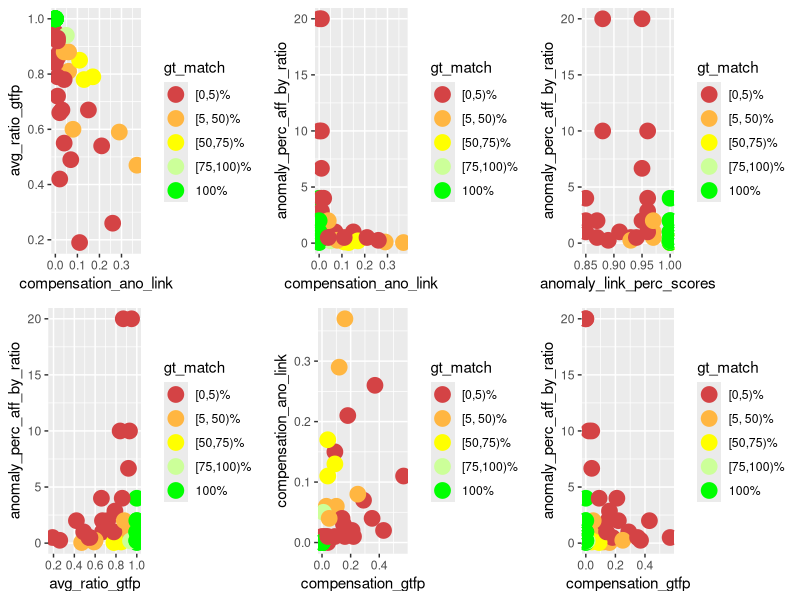
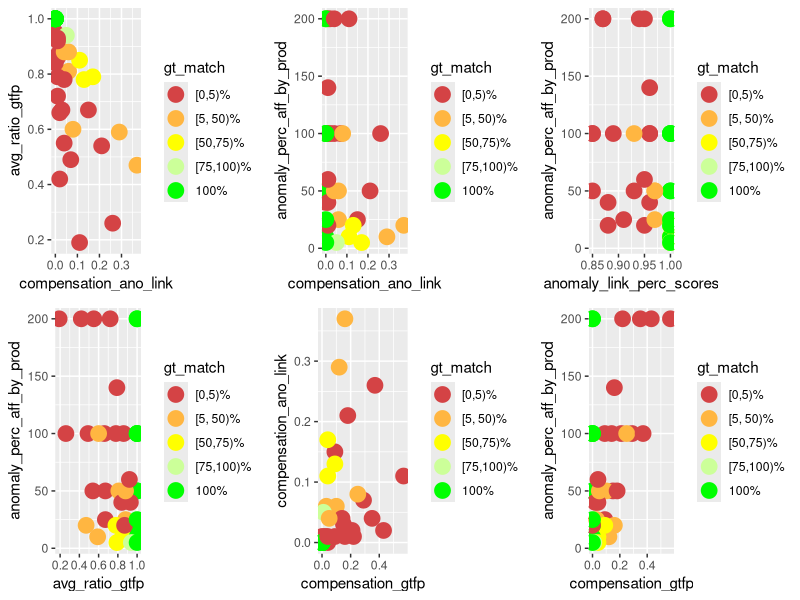
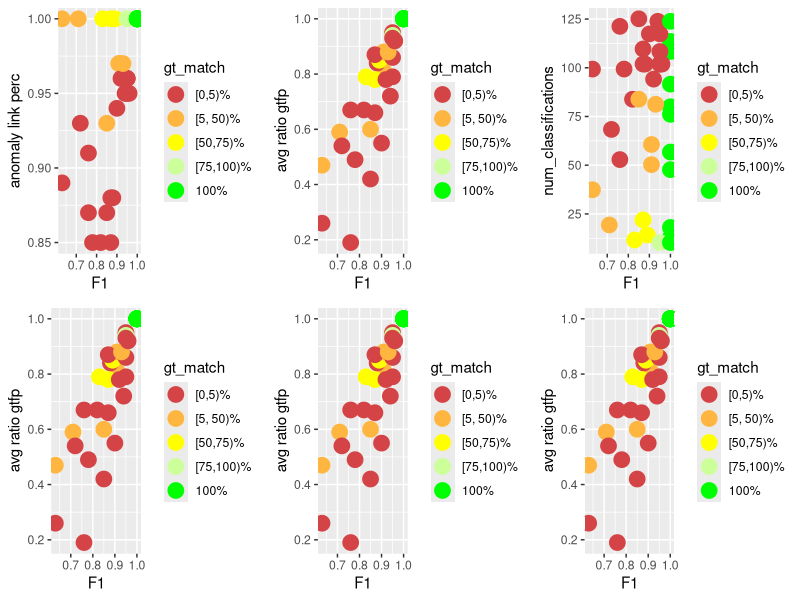
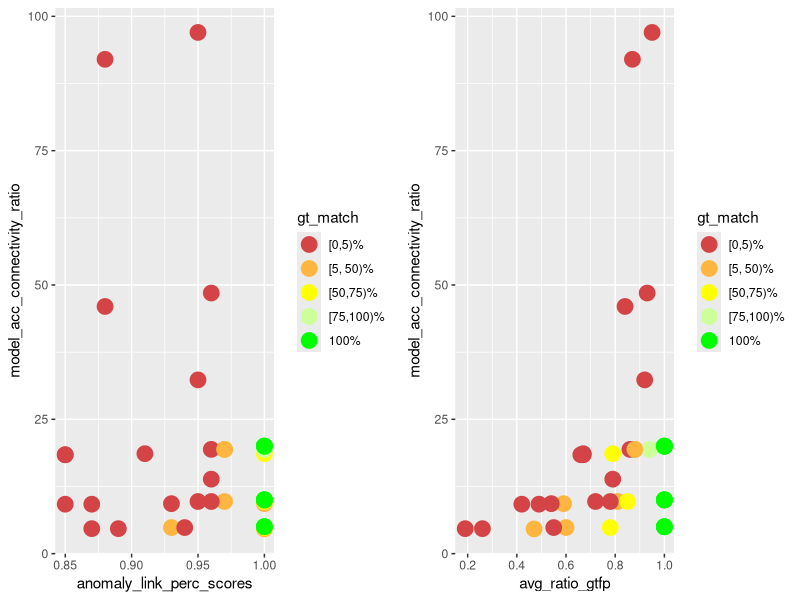
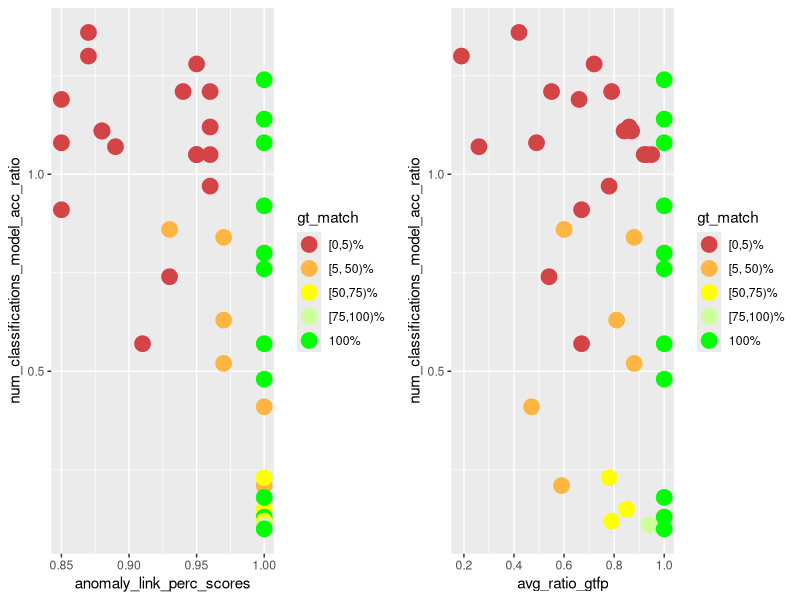
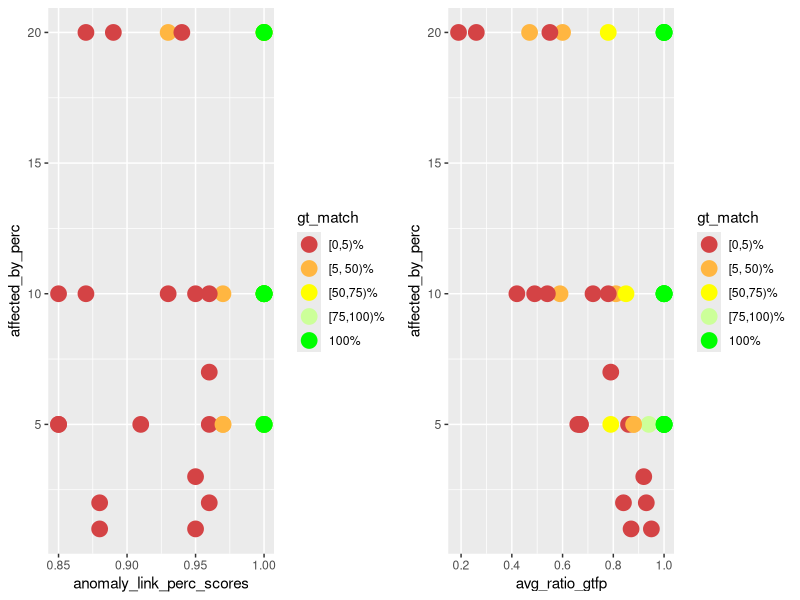
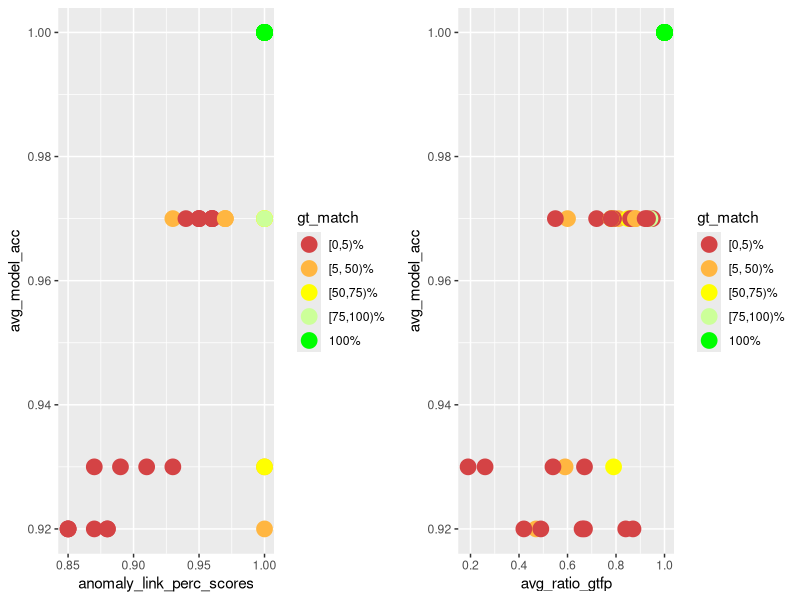
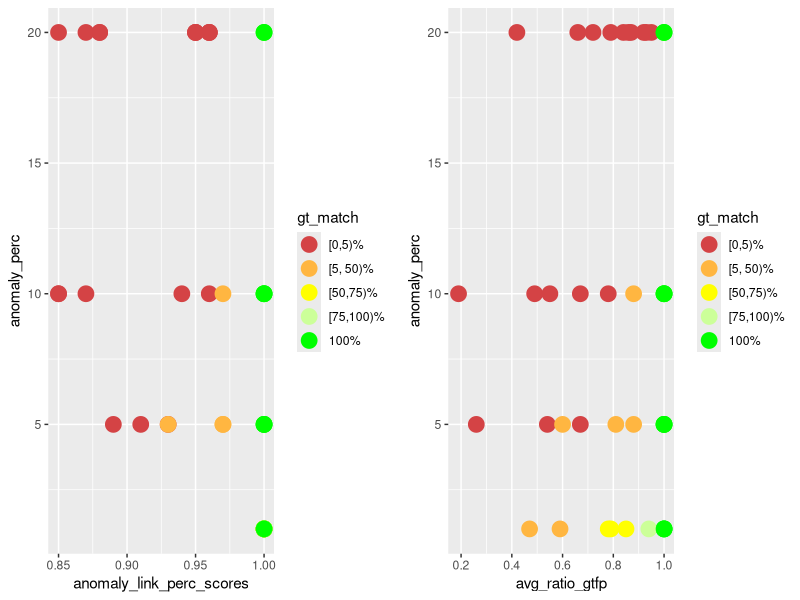

Generate these figures, in order, with R:
library(ggplot2)
library(gridExtra)
library(dplyr)

PT_DEF <- geom_point(size=5)
COLOR_VALS <- c("#d44345", "#ffb641", "#ffff00", "#ccff99", "#00ff00")

gen_multi_plot_six <- function(
        pp1, pp2, pp3, pp4, pp5, pp6,
        y1, y2, y3, y4, y5, y6,
        x1, x2, x3, x4, x5, x6,
        filename
    ) {
    fpp1 <- pp1 + PT_DEF + xlab(x1) + ylab(y1) + scale_color_manual(values = color_mapping)
    fpp2 <- pp2 + PT_DEF + xlab(x2) + ylab(y2) + scale_color_manual(values = color_mapping)
    fpp3 <- pp3 + PT_DEF + xlab(x3) + ylab(y3) + scale_color_manual(values = color_mapping)
    fpp4 <- pp4 + PT_DEF + xlab(x4) + ylab(y4) + scale_color_manual(values = color_mapping)
    fpp5 <- pp5 + PT_DEF + xlab(x5) + ylab(y5) + scale_color_manual(values = color_mapping)
    fpp6 <- pp6 + PT_DEF + xlab(x6) + ylab(y6) + scale_color_manual(values = color_mapping)
    combined_plot <- grid.arrange(fpp1, fpp2, fpp3, fpp4, fpp5, fpp6, ncol = 3)
    ggsave(combined_plot, file = filename, width = 12, height = 6)
}

gen_multi_plot_two <- function(
        pp1, pp2, y1, y2, x1, x2, filename
    ) {
    fpp1 <- pp1 + PT_DEF + xlab(x1) + ylab(y1) + scale_color_manual(values = color_mapping)
    fpp2 <- pp2 + PT_DEF + xlab(x2) + ylab(y2) + scale_color_manual(values = color_mapping)
    combined_plot <- grid.arrange(fpp1, fpp2, ncol = 2)
    ggsave(combined_plot, file = filename, width = 12, height = 6)
}

# actual compensation insights

input <- read.csv(
    file = "meta_analysis.csv", header = TRUE, sep = ",", check.name = FALSE
)

# instead of the percentage value factor(gt_match_perc) for which I'd need 100
# colors, I only want to color / group them into 5 groups
LABELS <- c("[0,5)%", "[5, 50)%", "[50,75)%", "[75,100)%", "100%")
color_mapping <- setNames(COLOR_VALS, LABELS)

input$gt_match <- cut(
    input$gt_match_perc,
    breaks = c(0, 5, 50, 75, 100, Inf),
    labels = LABELS,
    include.lowest = TRUE,
    right = FALSE
)

p1 <- ggplot(
    data = input, aes_string(
        x = "compensation_ano_link",
        y = "avg_ratio_gtfp",
        color = "gt_match",
        group = "gt_match"
    )
)

p2 <- ggplot(
    data = input, aes_string(
        x = "compensation_ano_link",
        y = "anomaly_perc_aff_by_ratio",
        color = "gt_match",
        group = "gt_match"
    )
)

p3 <- ggplot(
    data = input, aes_string(
        x = "anomaly_link_perc_scores",
        y = "anomaly_perc_aff_by_ratio",
        color = "gt_match",
        group = "gt_match"
    )
)

p4 <- ggplot(
    data = input, aes_string(
        x = "avg_ratio_gtfp",
        y = "anomaly_perc_aff_by_ratio",
        color = "gt_match",
        group = "gt_match"
    )
)

p5 <- ggplot(
    data = input, aes_string(
        x = "compensation_gtfp",
        y = "compensation_ano_link",
        color = "gt_match",
        group = "gt_match"
    )
)

p6 <- ggplot(
    data = input, aes_string(
        x = "compensation_gtfp",
        y = "anomaly_perc_aff_by_ratio",
        color = "gt_match",
        group = "gt_match"
    )
)

gen_multi_plot_six(
    p1, p2, p3, p4, p5, p6,
    "avg_ratio_gtfp",
    "anomaly_perc_aff_by_ratio",
    "anomaly_perc_aff_by_ratio",
    "anomaly_perc_aff_by_ratio",
    "compensation_ano_link",
    "anomaly_perc_aff_by_ratio",
    "compensation_ano_link",
    "compensation_ano_link",
    "anomaly_link_perc_scores",
    "avg_ratio_gtfp",
    "compensation_gtfp",
    "compensation_gtfp",
    "compensation_analysis.png"
)

# same with prod #############################

p1 <- ggplot(
    data = input, aes_string(
        x = "compensation_ano_link",
        y = "avg_ratio_gtfp",
        color = "gt_match",
        group = "gt_match"
    )
)

p2 <- ggplot(
    data = input, aes_string(
        x = "compensation_ano_link",
        y = "anomaly_perc_aff_by_prod",
        color = "gt_match",
        group = "gt_match"
    )
)

p3 <- ggplot(
    data = input, aes_string(
        x = "anomaly_link_perc_scores",
        y = "anomaly_perc_aff_by_prod",
        color = "gt_match",
        group = "gt_match"
    )
)

p4 <- ggplot(
    data = input, aes_string(
        x = "avg_ratio_gtfp",
        y = "anomaly_perc_aff_by_prod",
        color = "gt_match",
        group = "gt_match"
    )
)

p5 <- ggplot(
    data = input, aes_string(
        x = "compensation_gtfp",
        y = "compensation_ano_link",
        color = "gt_match",
        group = "gt_match"
    )
)

p6 <- ggplot(
    data = input, aes_string(
        x = "compensation_gtfp",
        y = "anomaly_perc_aff_by_prod",
        color = "gt_match",
        group = "gt_match"
    )
)

gen_multi_plot_six(
    p1, p2, p3, p4, p5, p6,
    "avg_ratio_gtfp",
    "anomaly_perc_aff_by_prod",
    "anomaly_perc_aff_by_prod",
    "anomaly_perc_aff_by_prod",
    "compensation_ano_link",
    "anomaly_perc_aff_by_prod",
    "compensation_ano_link",
    "compensation_ano_link",
    "anomaly_link_perc_scores",
    "avg_ratio_gtfp",
    "compensation_gtfp",
    "compensation_gtfp",
    "compensation_analysis_prod.png"
)

##############################################

p1 <- ggplot(
    data = input, aes_string(
        x = "f1_scores",
        y = "anomaly_link_perc_scores",
        color = "gt_match",
        group = "gt_match"
    )
)

p2 <- ggplot(
    data = input, aes_string(
        x = "f1_scores",
        y = "avg_ratio_gtfp",
        color = "gt_match",
        group = "gt_match"
    )
)

p3 <- ggplot(
    data = input, aes_string(
        x = "f1_scores",
        y = "num_classifications",
        color = "gt_match",
        group = "gt_match"
    )
)

p4 <- ggplot(
    data = input, aes_string(
        x = "f1_scores",
        y = "avg_ratio_gtfp",
        color = "gt_match",
        group = "gt_match"
    )
)

p5 <- ggplot(
    data = input, aes_string(
        x = "f1_scores",
        y = "avg_ratio_gtfp",
        color = "gt_match",
        group = "gt_match"
    )
)

p6 <- ggplot(
    data = input, aes_string(
        x = "f1_scores",
        y = "avg_ratio_gtfp",
        color = "gt_match",
        group = "gt_match"
    )
)

gen_multi_plot_six(
    p1, p2, p3, p4, p5, p6,
    "anomaly link perc", # y1
    "avg ratio gtfp", # y2
    "num_classifications", # y3
    "avg ratio gtfp", # y4
    "avg ratio gtfp", # y5
    "avg ratio gtfp", # y6
    "F1", # x1
    "F1", # x2
    "F1", # x3
    "F1", # x4
    "F1", # x5
    "F1", # x6
    "f1_end_res_corr.png"
)

# model acc - connectivity - performance

p1 <- ggplot(
    data = input, aes_string(
        x = "anomaly_link_perc_scores",
        y = "model_acc_connectivity_ratio",
        color = "gt_match",
        group = "gt_match"
    )
)

p2 <- ggplot(
    data = input, aes_string(
        x = "avg_ratio_gtfp",
        y = "model_acc_connectivity_ratio",
        color = "gt_match",
        group = "gt_match"
    )
)

gen_multi_plot_two(
    p1, p2,
    "model_acc_connectivity_ratio",
    "model_acc_connectivity_ratio",
    "anomaly_link_perc_scores",
    "avg_ratio_gtfp",
    "modelacc_connectivity_performance.png"
)

# how many classifications and how acc models

p1 <- ggplot(
    data = input, aes_string(
        x = "anomaly_link_perc_scores",
        y = "num_classifications_model_acc_ratio",
        color = "gt_match",
        group = "gt_match"
    )
)

p2 <- ggplot(
    data = input, aes_string(
        x = "avg_ratio_gtfp",
        y = "num_classifications_model_acc_ratio",
        color = "gt_match",
        group = "gt_match"
    )
)

gen_multi_plot_two(
    p1, p2,
    "num_classifications_model_acc_ratio",
    "num_classifications_model_acc_ratio",
    "anomaly_link_perc_scores",
    "avg_ratio_gtfp",
    "num_classifications_model_acc.png"
)

# affected_by against perf

p1 <- ggplot(
    data = input, aes_string(
        x = "anomaly_link_perc_scores",
        y = "affected_by_perc",
        color = "gt_match",
        group = "gt_match"
    )
)

p2 <- ggplot(
    data = input, aes_string(
        x = "avg_ratio_gtfp",
        y = "affected_by_perc",
        color = "gt_match",
        group = "gt_match"
    )
)

gen_multi_plot_two(
    p1, p2,
    "affected_by_perc",
    "affected_by_perc",
    "anomaly_link_perc_scores",
    "avg_ratio_gtfp",
    "aff_by_perf.png"
)

# model_acc against perf

p1 <- ggplot(
    data = input, aes_string(
        x = "anomaly_link_perc_scores",
        y = "avg_model_acc",
        color = "gt_match",
        group = "gt_match"
    )
)

p2 <- ggplot(
    data = input, aes_string(
        x = "avg_ratio_gtfp",
        y = "avg_model_acc",
        color = "gt_match",
        group = "gt_match"
    )
)

gen_multi_plot_two(
    p1, p2,
    "avg_model_acc",
    "avg_model_acc",
    "anomaly_link_perc_scores",
    "avg_ratio_gtfp",
    "model_acc_perf.png"
)

# anomaly_perc against perf

p1 <- ggplot(
    data = input, aes_string(
        x = "anomaly_link_perc_scores",
        y = "anomaly_perc",
        color = "gt_match",
        group = "gt_match"
    )
)

p2 <- ggplot(
    data = input, aes_string(
        x = "avg_ratio_gtfp",
        y = "anomaly_perc",
        color = "gt_match",
        group = "gt_match"
    )
)

gen_multi_plot_two(
    p1, p2,
    "anomaly_perc",
    "anomaly_perc",
    "anomaly_link_perc_scores",
    "avg_ratio_gtfp",
    "anomaly_perc_perf.png"
)

# anomaly_perc - model acc ratio against perf

p1 <- ggplot(
    data = input, aes_string(
        x = "anomaly_link_perc_scores",
        y = "anomaly_perc_model_acc_ratio",
        color = "gt_match",
        group = "gt_match"
    )
)

p2 <- ggplot(
    data = input, aes_string(
        x = "avg_ratio_gtfp",
        y = "anomaly_perc_model_acc_ratio",
        color = "gt_match",
        group = "gt_match"
    )
)

gen_multi_plot_two(
    p1, p2,
    "anomaly_perc_model_acc_ratio",
    "anomaly_perc_model_acc_ratio",
    "anomaly_link_perc_scores",
    "avg_ratio_gtfp",
    "anomaly_perc_model_acc_ratio_perf.png"
)

# num classifications against perf

p1 <- ggplot(
    data = input, aes_string(
        x = "anomaly_link_perc_scores",
        y = "num_classifications",
        color = "gt_match",
        group = "gt_match"
    )
)

p2 <- ggplot(
    data = input, aes_string(
        x = "avg_ratio_gtfp",
        y = "num_classifications",
        color = "gt_match",
        group = "gt_match"
    )
)

gen_multi_plot_two(
    p1, p2,
    "num_classifications",
    "num_classifications",
    "anomaly_link_perc_scores",
    "avg_ratio_gtfp",
    "num_classifications_perf.png"
)

# num classifications - model acc -- filtered based on avg_ratio_gtfp

p1 <- ggplot(
    data = input, aes_string(
        x = "num_classifications",
        y = "avg_model_acc",
        color = "gt_match",
        group = "gt_match"
    )
)

filtered_data <- subset(input, avg_ratio_gtfp >= 0.7)

p2 <- ggplot(
    data = filtered_data,
    aes_string(
        x = "num_classifications",
        y = "avg_model_acc",
        color = "gt_match",
        group = "gt_match"
    )
)

filtered_data <- subset(input, avg_ratio_gtfp >= 0.75)

p3 <- ggplot(
    data = filtered_data,
    aes_string(
        x = "num_classifications",
        y = "avg_model_acc",
        color = "gt_match",
        group = "gt_match"
    )
)

filtered_data <- subset(input, avg_ratio_gtfp >= 0.8)

p4 <- ggplot(
    data = filtered_data,
    aes_string(
        x = "num_classifications",
        y = "avg_model_acc",
        color = "gt_match",
        group = "gt_match"
    )
)

filtered_data <- subset(input, avg_ratio_gtfp >= 0.9)

p5 <- ggplot(
    data = filtered_data,
    aes_string(
        x = "num_classifications",
        y = "avg_model_acc",
        color = "gt_match",
        group = "gt_match"
    )
)

filtered_data <- input %>%
  group_by(avg_model_acc) %>%
  filter(avg_ratio_gtfp == max(avg_ratio_gtfp))

p6 <- ggplot(
    data = filtered_data,
    aes_string(
        x = "num_classifications",
        y = "avg_model_acc",
        color = "gt_match",
        group = "gt_match"
    )
)

gen_multi_plot_six(
    p1, p2, p3, p4, p5, p6,
    "avg_model_acc", #y1
    "avg_model_acc", #y2
    "avg_model_acc", #y3
    "avg_model_acc", #y4
    "avg_model_acc", #y5
    "avg_model_acc", #y6
    "classifications", #x1
    "classifications (filt. based on avg_ratio_gtfp 70%)", #x2
    "classifications (filt. based on avg_ratio_gtfp 75%)", #x3
    "classifications (filt. based on avg_ratio_gtfp 80%)", #x4
    "classifications (filt. based on avg_ratio_gtfp 90%)", #x5
    "classifications (filt. based on max avg_ratio_gtfp)", #x6
    "model_acc_classifications.png"
)

# num classifications - model acc -- filtered based on anomaly_link_perc_scores

p1 <- ggplot(
    data = input, aes_string(
        x = "num_classifications",
        y = "avg_model_acc",
        color = "gt_match",
        group = "gt_match"
    )
)

filtered_data <- subset(input, anomaly_link_perc_scores >= 0.7)

p2 <- ggplot(
    data = filtered_data,
    aes_string(
        x = "num_classifications",
        y = "avg_model_acc",
        color = "gt_match",
        group = "gt_match"
    )
)

filtered_data <- subset(input, anomaly_link_perc_scores >= 0.75)

p3 <- ggplot(
    data = filtered_data,
    aes_string(
        x = "num_classifications",
        y = "avg_model_acc",
        color = "gt_match",
        group = "gt_match"
    )
)

filtered_data <- subset(input, anomaly_link_perc_scores >= 0.8)

p4 <- ggplot(
    data = filtered_data,
    aes_string(
        x = "num_classifications",
        y = "avg_model_acc",
        color = "gt_match",
        group = "gt_match"
    )
)

filtered_data <- subset(input, anomaly_link_perc_scores >= 0.9)

p5 <- ggplot(
    data = filtered_data,
    aes_string(
        x = "num_classifications",
        y = "avg_model_acc",
        color = "gt_match",
        group = "gt_match"
    )
)

filtered_data <- input %>%
  group_by(avg_model_acc) %>%
  filter(anomaly_link_perc_scores == max(anomaly_link_perc_scores))

p6 <- ggplot(
    data = filtered_data,
    aes_string(
        x = "num_classifications",
        y = "avg_model_acc",
        color = "gt_match",
        group = "gt_match"
    )
)

gen_multi_plot_six(
    p1, p2, p3, p4, p5, p6,
    "avg_model_acc", #y1
    "avg_model_acc", #y2
    "avg_model_acc", #y3
    "avg_model_acc", #y4
    "avg_model_acc", #y5
    "avg_model_acc", #y6
    "classifications", #x1
    "classifications (filt. based on ano_link_perc 70%)", #x2
    "classifications (filt. based on ano_link_perc 75%)", #x3
    "classifications (filt. based on ano_link_perc 80%)", #x4
    "classifications (filt. based on ano_link_perc 90%)", #x5
    "classifications (filt. based on max ano_link_perc)", #x6
    "model_acc_classifications_ano_link.png"
)

# num classifications - model acc -- filtered based on gt_match_perc

p1 <- ggplot(
    data = input, aes_string(
        x = "num_classifications",
        y = "avg_model_acc",
        color = "gt_match",
        group = "gt_match"
    )
)

filtered_data <- subset(input, gt_match_perc >= 70)

p2 <- ggplot(
    data = filtered_data,
    aes_string(
        x = "num_classifications",
        y = "avg_model_acc",
        color = "gt_match",
        group = "gt_match"
    )
)

filtered_data <- subset(input, gt_match_perc >= 75)

p3 <- ggplot(
    data = filtered_data,
    aes_string(
        x = "num_classifications",
        y = "avg_model_acc",
        color = "gt_match",
        group = "gt_match"
    )
)

filtered_data <- subset(input, gt_match_perc >= 80)

p4 <- ggplot(
    data = filtered_data,
    aes_string(
        x = "num_classifications",
        y = "avg_model_acc",
        color = "gt_match",
        group = "gt_match"
    )
)

filtered_data <- subset(input, gt_match_perc >= 90)

p5 <- ggplot(
    data = filtered_data,
    aes_string(
        x = "num_classifications",
        y = "avg_model_acc",
        color = "gt_match",
        group = "gt_match"
    )
)

filtered_data <- input %>%
  group_by(avg_model_acc) %>%
  filter(gt_match_perc == max(gt_match_perc))

p6 <- ggplot(
    data = filtered_data,
    aes_string(
        x = "num_classifications",
        y = "avg_model_acc",
        color = "gt_match",
        group = "gt_match"
    )
)

gen_multi_plot_six(
    p1, p2, p3, p4, p5, p6,
    "avg_model_acc", #y1
    "avg_model_acc", #y2
    "avg_model_acc", #y3
    "avg_model_acc", #y4
    "avg_model_acc", #y5
    "avg_model_acc", #y6
    "classifications", #x1
    "classifications (filt. based on gt_match_perc 70%)", #x2
    "classifications (filt. based on gt_match_perc 75%)", #x3
    "classifications (filt. based on gt_match_perc 80%)", #x4
    "classifications (filt. based on gt_match_perc 90%)", #x5
    "classifications (filt. based on max gt_match_perc)", #x6
    "model_acc_classifications_gt_match_perc.png"
)

# correlation affected-by and fault path len / num fault paths

p1 <- ggplot(
    data = input, aes_string(
        x = "avg_num_fault_paths",
        y = "affected_by_perc",
        color = "gt_match",
        group = "gt_match"
    )
)

p2 <- ggplot(
    data = input, aes_string(
        x = "avg_fault_path_len",
        y = "affected_by_perc",
        color = "gt_match",
        group = "gt_match"
    )
)

p3 <- ggplot(
    data = input, aes_string(
        x = "avg_num_fault_paths",
        y = "anomaly_perc",
        color = "gt_match",
        group = "gt_match"
    )
)

p4 <- ggplot(
    data = input, aes_string(
        x = "avg_fault_path_len",
        y = "anomaly_perc",
        color = "gt_match",
        group = "gt_match"
    )
)

p5 <- ggplot(
    data = input, aes_string(
        x = "avg_num_fault_paths",
        y = "anomaly_perc_aff_by_prod",
        color = "gt_match",
        group = "gt_match"
    )
)

p6 <- ggplot(
    data = input, aes_string(
        x = "avg_fault_path_len",
        y = "anomaly_perc_aff_by_prod",
        color = "gt_match",
        group = "gt_match"
    )
)

gen_multi_plot_six(
    p1, p2, p3, p4, p5, p6,
    "affected_by_perc", # y1
    "affected_by_perc", # y2
    "anomaly_perc", # y3
    "anomaly_perc", # y4
    "anomaly_perc_aff_by_prod", # y5
    "anomaly_perc_aff_by_prod", # y6
    "avg_num_fault_paths", # x1
    "avg_fault_path_len", # x2
    "avg_num_fault_paths", # x3
    "avg_fault_path_len", # x4
    "avg_num_fault_paths", # x5
    "avg_fault_path_len", # x6
    "correlation_anomaly_perc_aff_by_prod_fault_paths.png"
)

# correlation (median + mean) runtime and fault path len / num fault paths

p1 <- ggplot(
    data = input, aes_string(
        x = "avg_num_fault_paths",
        y = "`avg_runtime (s)`",
        color = "gt_match",
        group = "gt_match"
    )
)

p2 <- ggplot(
    data = input, aes_string(
        x = "avg_fault_path_len",
        y = "`avg_runtime (s)`",
        color = "gt_match",
        group = "gt_match"
    )
)

p3 <- ggplot(
    data = input, aes_string(
        x = "avg_num_fault_paths",
        y = "`median_runtime (s)`",
        color = "gt_match",
        group = "gt_match"
    )
)

p4 <- ggplot(
    data = input, aes_string(
        x = "avg_fault_path_len",
        y = "`median_runtime (s)`",
        color = "gt_match",
        group = "gt_match"
    )
)

p5 <- ggplot(
    data = input, aes_string(
        x = "median_fault_path_len",
        y = "`median_runtime (s)`",
        color = "gt_match",
        group = "gt_match"
    )
)

p6 <- ggplot(
    data = input, aes_string(
        x = "median_num_fault_paths",
        y = "`median_runtime (s)`",
        color = "gt_match",
        group = "gt_match"
    )
)

gen_multi_plot_six(
    p1, p2, p3, p4, p5, p6,
    "`avg_runtime (s)`", # y1
    "`avg_runtime (s)`", # y2
    "`median_runtime (s)`", # y3
    "`median_runtime (s)`", # y4
    "`median_runtime (s)`", # y5
    "`median_runtime (s)`", # y6
    "avg_num_fault_paths", # x1
    "avg_fault_path_len", # x2
    "avg_num_fault_paths", # x3
    "avg_fault_path_len", # x4
    "median_fault_path_len", # x5
    "median_num_fault_paths", # x6
    "correlation_runtime_fault_paths.png"
)

# correlation (median + mean) runtime and sum of (mean + max) fp + fp dev

p1 <- ggplot(
    data = input, aes_string(
        x = "sum_of_avg_fault_paths_and_dev",
        y = "`avg_runtime (s)`",
        color = "gt_match",
        group = "gt_match"
    )
)

p2 <- ggplot(
    data = input, aes_string(
        x = "sum_of_max_fault_paths_and_dev",
        y = "`max_runtime (s)`",
        color = "gt_match",
        group = "gt_match"
    )
)

p3 <- ggplot(
    data = input, aes_string(
        x = "sum_of_avg_fault_paths_and_dev",
        y = "`median_runtime (s)`",
        color = "gt_match",
        group = "gt_match"
    )
)

p4 <- ggplot(
    data = input, aes_string(
        x = "sum_of_avg_fault_paths_and_dev",
        y = "`max_runtime (s)`",
        color = "gt_match",
        group = "gt_match"
    )
)

p5 <- ggplot(
    data = input, aes_string(
        x = "sum_of_max_fault_paths_and_dev",
        y = "`avg_runtime (s)`",
        color = "gt_match",
        group = "gt_match"
    )
)

p6 <- ggplot(
    data = input, aes_string(
        x = "sum_of_max_fault_paths_and_dev",
        y = "`median_runtime (s)`",
        color = "gt_match",
        group = "gt_match"
    )
)

gen_multi_plot_six(
    p1, p2, p3, p4, p5, p6,
    "`avg_runtime (s)`", # y1
    "`max_runtime (s)`", # y2
    "`median_runtime (s)`", # y3
    "`max_runtime (s)`", # y4
    "`avg_runtime (s)`", # y5
    "`median_runtime (s)`", # y6
    "sum_of_avg_fault_paths_and_dev", # x1
    "sum_of_max_fault_paths_and_dev", # x2
    "sum_of_avg_fault_paths_and_dev", # x3
    "sum_of_avg_fault_paths_and_dev", # x4
    "sum_of_max_fault_paths_and_dev", # x5
    "sum_of_max_fault_paths_and_dev", # x6
    "correlation_runtime_fault_paths_sum.png"
)
